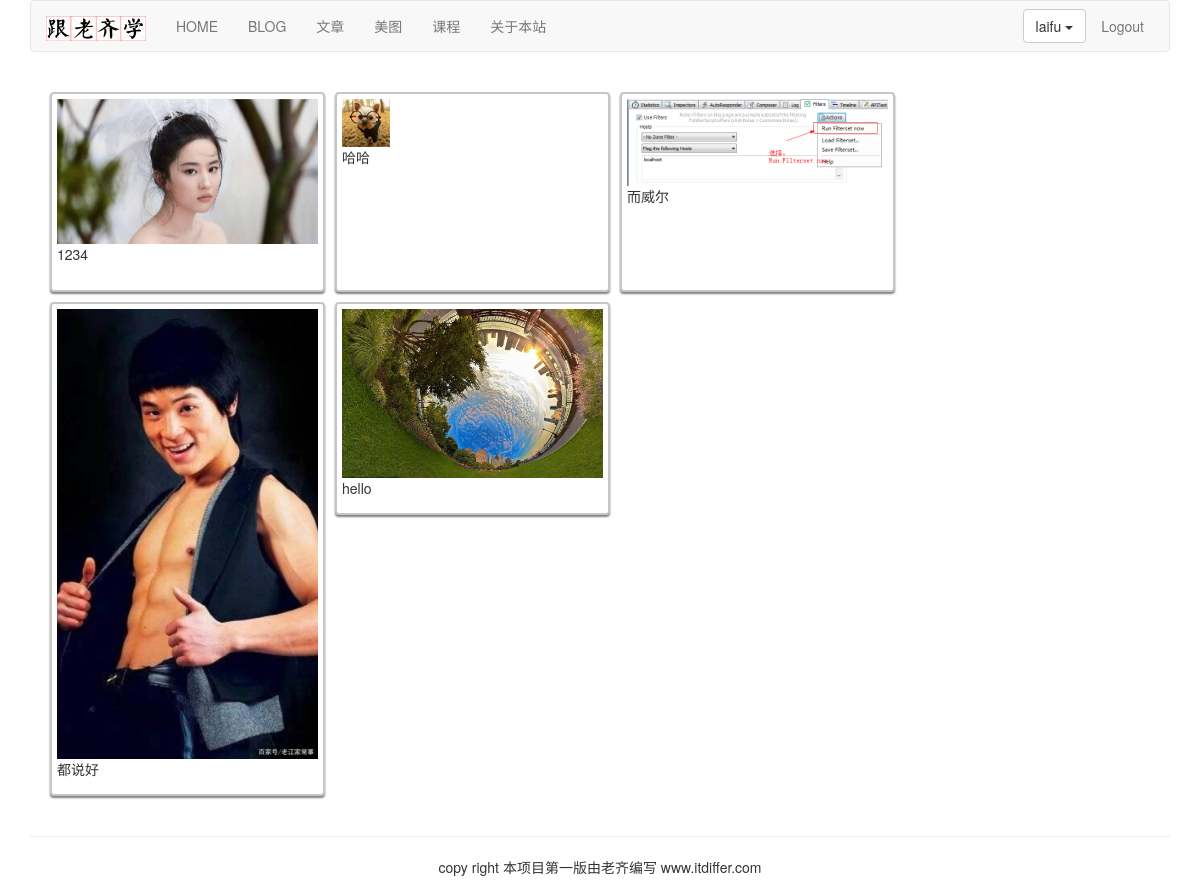
The app's page /image/images/ (signed in) with its own data.
### image/models.py (models this page shows, shortened)
class Image(models.Model):
    user = models.ForeignKey(User, on_delete=models.CASCADE, related_name="images")
    title = models.CharField(max_length=300)
    url = models.URLField()
    slug = models.SlugField(max_length=500, blank=True)
    description = models.TextField(blank=True)
    created = models.DateField(auto_now_add=True, db_index=True)
    image = models.ImageField(upload_to='images/%Y/%m/%d')  # image有长宽高

### image/views.py (the view)
# urls.py: path('images/', views.falls_images, name="falls_images"),  # 瀑布图片
def falls_images(request):
    images = Image.objects.all()
    return render(request, 'image/falls_images.html', {"images": images})

### templates/image/falls_images.html (shortened to what this page needs)
{% extends "base.html" %}
{% load static %}
{% block content %}
<div class="container">
    <link rel="stylesheet" href="{% static 'css/mansory-style.css' %}" type="text/css" />
    <div id="my-gallery-container">
        {% for image in images %}
        <div class="falls_item h200" data-order="{{image.id}}">
            <a href="javascript:void(0)" onclick="displayImage('{{image.user}}', '{{image.title}}','{{image.image.url}}', '{{image.description}}','{{request.get_host}}')">
                <img src="{{ image.image.url }}">
            </a>
            <p>{{ image.title }}</p>
        </div>
        {% endfor %}
    </div>
</div>
{% endblock %}

### templates/header.html (shortened to what this page needs)
{% load static %}
<div class="container">
    <nav class="navbar navbar-default" role="navigation">
        <div class="navbar-header">
            <a class="navbar-brand" href="http://www.itdiffer.com">
                <img src="{% static '/images/logo.png' %}" width="100px">
            </a>
        </div>
        <div>
            <ul class="nav navbar-nav" role="navigation">
                <li><a href="{% url 'home' %}">HOME</a></li>
                <li><a href="{% url 'blog:blog_title' %}">BLOG</a></li>
                <li><a href="{% url 'article:article_titles' %}">文章</a></li>
                <li><a href="{% url 'image:falls_images' %}">美图</a></li>
                <li><a href="{% url 'course:course_list' %}">课程</a></li>
                <li><a href="{% url 'course:about'%}">关于本站</a></li>
            </ul>
            <ul class="nav navbar-nav navbar-right" style="margin-right:10px">
                {% if user.is_authenticated %}
                <li>
                    <div class="dropdown" style="margin-top:8px">
                        <button class='btn btn-default dropdown-toggle' type='button' id='dropdownMenu' data-toggle='dropdown'>{{ user.username }}
                            <span class='caret'></span>
                        </button>
                    </div>
                </li>
                <li><a href="{% url 'account:user_logout' %}">Logout</a></li>
                {% else %}
                <li><a href="{% url 'account:user_login' %}">LOGIN</a></li>
                <li><a href="{% url 'account:user_register' %}">Sign up</a></li>
                {% endif %}
            </ul>
        </div>
    </nav>
</div>

### static/css/mansory-style.css (style rules this page uses)
#my-gallery-container { background-color: #ededed; }
.falls_item { border: #c6c6c6 2px solid; width: 100%; background-color: white; min-height: 100px; padding: 5px; margin: 10px 0px; box-shadow: rgba(0, 0, 0, 0.5) 0px 2px 2px; border-radius: 4px;, }
.falls_item.h200 { width: 100%; min-height: 200px; }
.falls_item img { max-width: 100%; }

### records on screen
Image: image (picture), title "hello"
Image: image (picture), title "都说好"
Image: image (picture), title "而威尔"
Image: image (picture), title "哈哈"
Image: image (picture), title "1234"

### other values on screen
{{ user.username }} "laifu"
